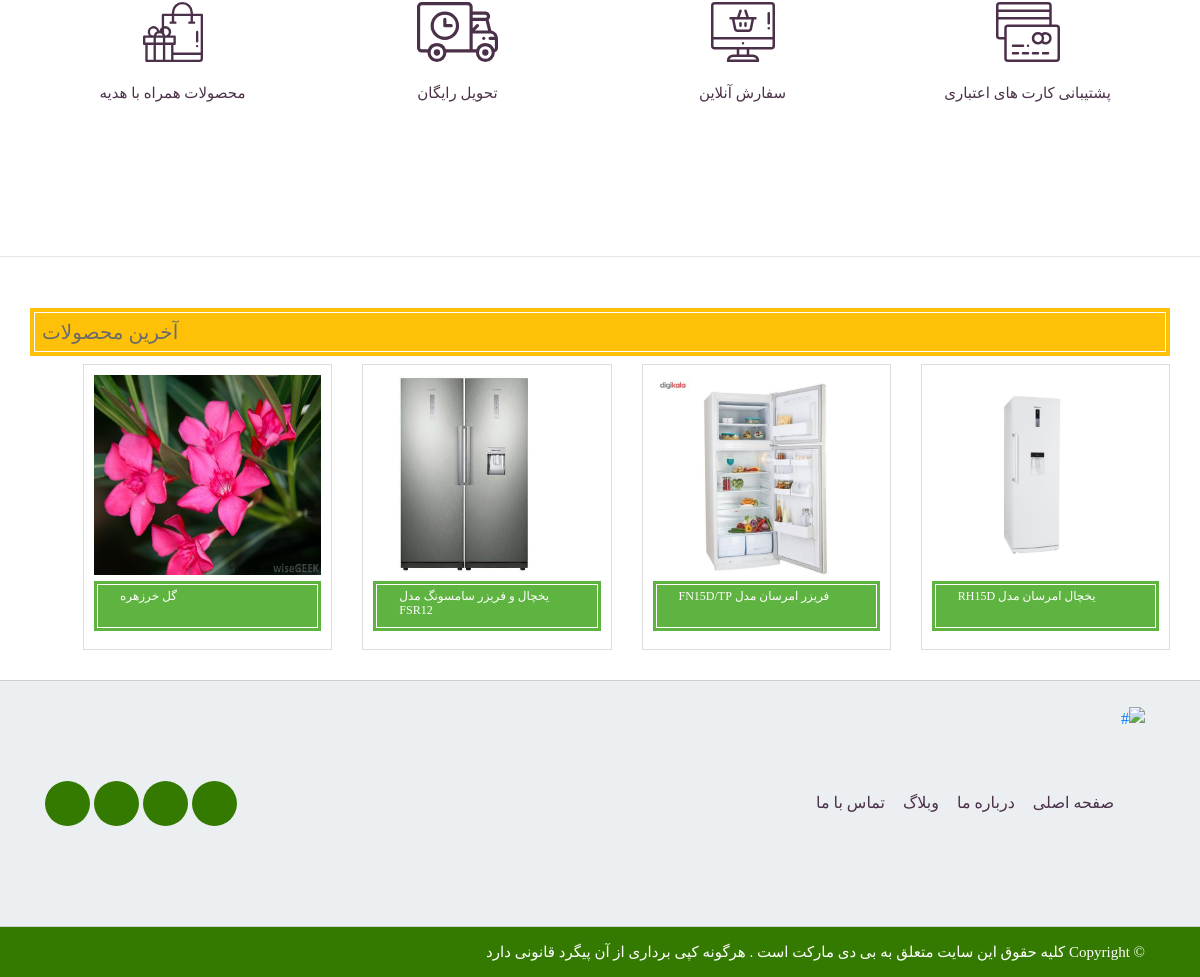
The app's page / (lower part), older data.
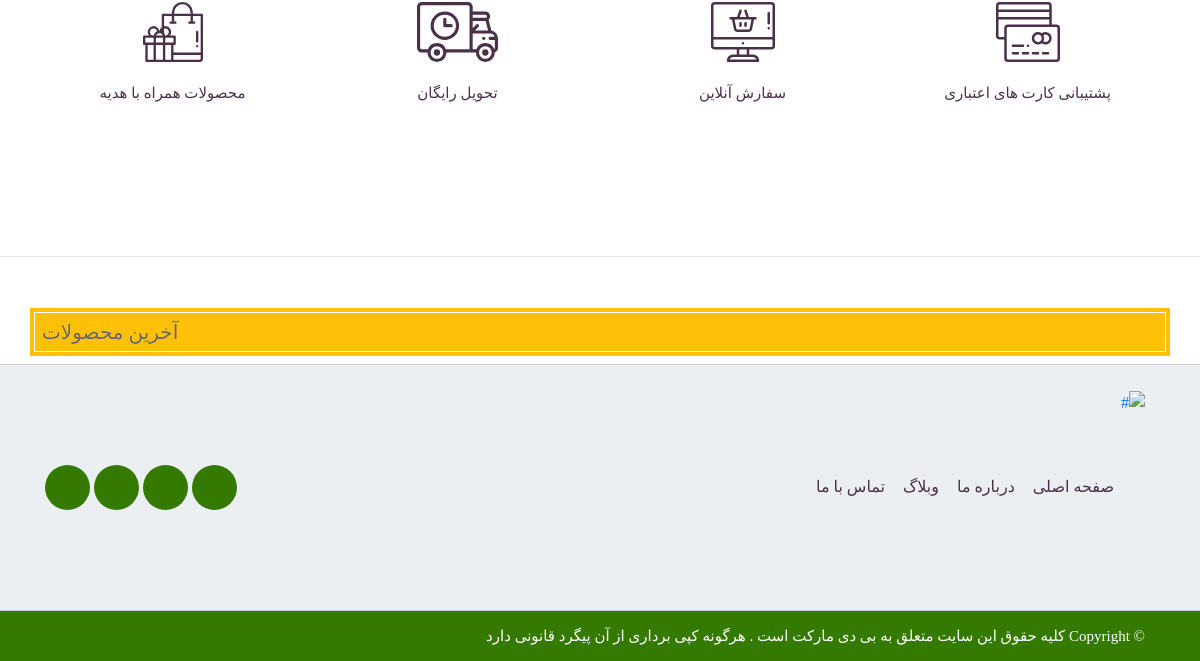
The same page, newer data.
### content/models.py (models this page shows, shortened)
class Product(models.Model):
    product_name = models.CharField(max_length=250, verbose_name= "نام محصول")
    product_description = models.TextField(
        max_length=1000, blank=True, null=True , verbose_name= "توضیحات محصول")
    product_image = models.ImageField(
        upload_to='content/images/', blank=True, null=True, verbose_name= "تصویر محصول")
    subcategory_id = models.ForeignKey(
        SubCategory, on_delete=models.SET_NULL, blank=True, null=True, verbose_name= "دسته بندی")
    brand_id = models.ForeignKey(
        Brand, on_delete=models.SET_NULL, blank=True, null=True, related_name='brand', verbose_name= "نام برند")
    attribute = models.ManyToManyField(Attribute, through='ProductAttr', verbose_name= "ویژگی")

### content/views.py (the view)
# urls.py: path('', views.ArticleList.as_view(), name='home'),
def home(request):
    if request.method == 'GET':
        subs = SubCategory.objects.all()
        last_product = Product.objects.all()[:4]
        def list_generator(subs, parent=None):
            lst = []
            try:
                for sub in subs:
                    if sub.parent_category == parent:
                        lst.append(sub)
                        tmp = list_generator(subs, sub)
                        if tmp:
                            lst.append(tmp)
                return lst
            except:
                return HttpResponse('hi')
        lst = list_generator(subs)
        return render(request, 'content/home.html', {'subs': lst, 'last_product':last_product})
    else:
        pass

### content/models.py (called while the page is built)
    def __str__(self):
        return self.cat_name

### content/templates/content/home.html (shortened to what this page needs)
{% extends 'base.html' %} {% block content %}
{% load static %}
<section class="feature_part section_padding bg-orange">
  <div class="container">
      <div class="row justify-content-center">
          <div class="col-lg-3 col-sm-6">
              <div class="single_feature_part">
                  <img src="{% static 'img/feature_icon_1.svg' %}">
                  <h4>پشتیبانی کارت های اعتباری</h4>
              </div>
          </div>
          <div class="col-lg-3 col-sm-6">
              <div class="single_feature_part">
                  <img src="{% static 'img/feature_icon_2.svg' %}">
                  <h4>سفارش آنلاین</h4>
              </div>
          </div>
          <div class="col-lg-3 col-sm-6">
              <div class="single_feature_part">
                  <img src="{% static 'img/feature_icon_3.svg' %}">
                  <h4>تحویل رایگان</h4>
              </div>
          </div>
          <div class="col-lg-3 col-sm-6">
              <div class="single_feature_part">
                  <img src="{% static 'img/feature_icon_4.svg' %}">
                  <h4>محصولات همراه با هدیه</h4>
              </div>
          </div>
      </div>
  </div>
</section>
<hr>
<section class="ptop-35">
  <div class="container">
    <div class="row">
      <div class="col-md-12 pleft-0 pright-0">
                <div class="w3-bar w3-black">
             <h4>آخرین محصولات
                   </h4>
                   </div>
    </div>
    <div class="row">
      <div class="col-md-12">
        <div class="product_list">
            <div class="row">
{% for pro in last_product %}
                <div class="col-lg-3 col-sm-6">
                    <div class="single_product_item">
                        <img src="{{ pro.product_image.url }}" alt="#" class="img-fluid" style="height:200px">
                        <h5> <a href="{% url 'content:productdetails' pro.id %}">{{ pro.product_name }}</a> </h5>
                    </div>
                </div>
{% endfor %}
              </div></div></div>
    </div>
  </div>
</section>
 {% endblock %}

Row changes from the older to the newer data that the page shows:
removed Product: product_image (picture), product_name "یخچال امرسان مدل RH15D"
removed Product: product_image (picture), product_name "فریزر امرسان مدل FN15D/TP"
removed Product: product_image (picture), product_name "یخچال و فریزر سامسونگ مدل FSR12"
removed Product: product_image (picture), product_name "گل خرزهره"
